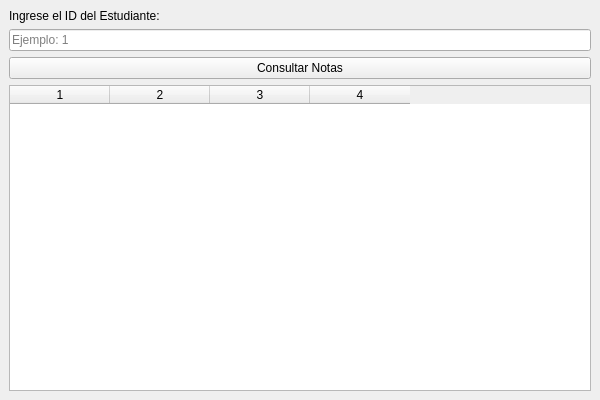
<?xml version="1.0" encoding="UTF-8"?>
<ui version="4.0">
    <class>ConsultarNotasWindow</class>
    <widget class="QMainWindow" name="ConsultarNotasWindow">
        <property name="geometry">
            <rect>
                <x>100</x>
                <y>100</y>
                <width>600</width>
                <height>400</height>
            </rect>
        </property>
        <property name="windowTitle">
            <string>Consultar Notas</string>
        </property>

        <widget class="QWidget" name="centralwidget">
            <layout class="QVBoxLayout" name="verticalLayout">
                <item>
                    <widget class="QLabel" name="label_id_estudiante">
                        <property name="text">
                            <string>Ingrese el ID del Estudiante:</string>
                        </property>
                    </widget>
                </item>
                <item>
                    <widget class="QLineEdit" name="input_id_estudiante">
                        <property name="placeholderText">
                            <string>Ejemplo: 1</string>
                        </property>
                    </widget>
                </item>

                <item>
                    <widget class="QPushButton" name="button_consultar">
                        <property name="text">
                            <string>Consultar Notas</string>
                        </property>
                    </widget>
                </item>

                <item>
                    <widget class="QTableWidget" name="result_table">
                        <property name="columnCount">
                            <number>4</number>
                        </property>
                        <property name="horizontalHeaderLabels">
                            <stringlist>
                                <string>ID Estudiante</string>
                                <string>Nombre</string>
                                <string>Temario</string>
                                <string>Calificación</string>
                            </stringlist>
                        </property>
                    </widget>
                </item>
            </layout>
        </widget>
    </widget>
</ui>
